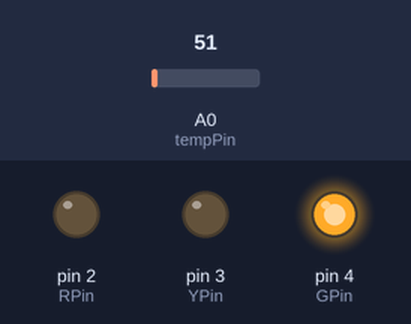
Recording of a sketch running on a simulated Arduino Mega 2560, built with avr-gcc and run on an emulated ATmega2560. Parts: output pins drawn as LEDs (lit = HIGH). The test bench sets the inputs (shaded band); at power-on: A0 (tempPin) = 51. What the sketch prints to the serial monitor is not drawn.

Above: at 1.2 s.
1.3 s: A0 (tempPin) set to 58
At 2.4 s:
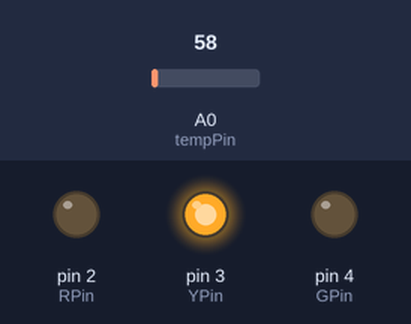
2.8 s: A0 (tempPin) set to 71
At 4.3 s:
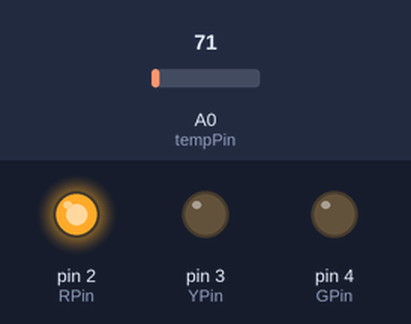
Timing chart, 0 to 5.8 s (numbered marks = the images above; inputs shaded):
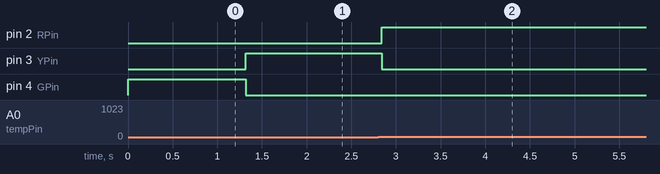

Measured:
- the behaviour switches between 57 and 58 on A0 (tempPin) (found by bisection; images 0 and 1)
- after the input at 1.3 s, pin 3 (YPin): LOW → HIGH at once; pin 4 (GPin): HIGH → LOW at once
- after the input at 2.8 s, pin 2 (RPin): LOW → HIGH at once; pin 3 (YPin): HIGH → LOW at once

The sketch:

Ex10.ino
```cpp
// note that we use an arduino mega

/*
Exercise 10

*/

const uint8_t tempPin = 54;  // A0
const uint8_t RPin = 2;
const uint8_t YPin = 3;
const uint8_t GPin = 4;


void setup() {
  // put your setup code here, to run once:
  Serial.begin(115200);
  pinMode(tempPin, INPUT);
  pinMode(RPin, OUTPUT);
  pinMode(YPin, OUTPUT);
  pinMode(GPin, OUTPUT);

}

void loop() {
  // put your main code here, to run repeatedly:

  int degree = 176;
  float voltage = analogRead(tempPin) * 5 / 1023.0;
  float celcius = voltage * 100;
  Serial.print("Voltage: ");
  Serial.print(voltage, 3);
  Serial.println("V");

  Serial.print("Degrees: ");
  Serial.print(celcius);
  Serial.write(degree);
  Serial.println("C\n");


  if (celcius < 28){
    digitalWrite(GPin, HIGH);
    digitalWrite(YPin, LOW);
    digitalWrite(RPin, LOW);

  } else if (celcius >= 28 && celcius < 30) {
    digitalWrite(GPin, LOW);
    digitalWrite(YPin, HIGH);
    digitalWrite(RPin, LOW);

  } else if (celcius >= 30) {
    digitalWrite(GPin, LOW);
    digitalWrite(YPin, LOW);
    digitalWrite(RPin, HIGH);

  }

  delay(100);
}
```
